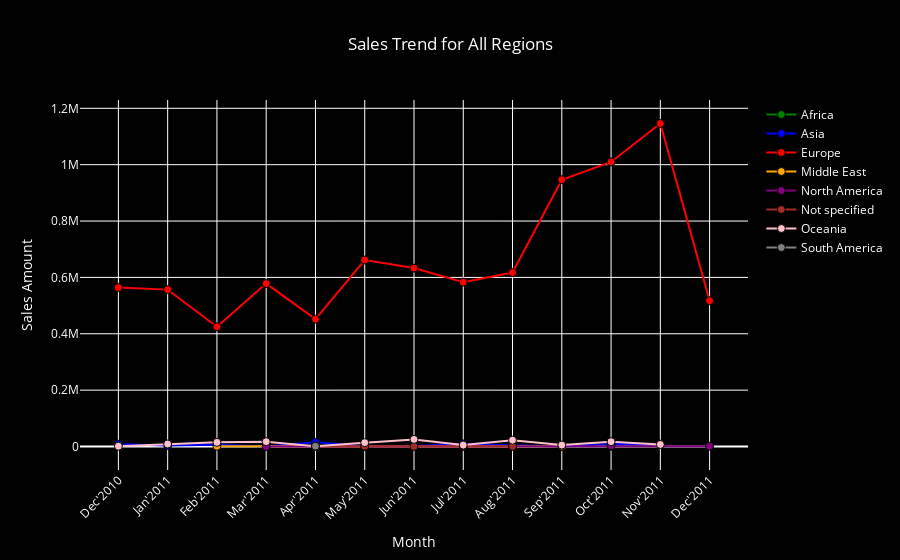

The notebook cell saved with this chart:
### Markdown cell above
#### Movement of Sales Amount by All regions over time

### Code cell
# Extract month and year from 'InvoiceDate' and convert to string for plotting
df2['YearMonth'] = df2['InvoiceDate'].dt.strftime('%b\'%Y')  # Format like Jan'2011

# Group by 'Region' and 'YearMonth', summing 'Sales_amount'
region_monthly_sales = df2.groupby(['Region', 'YearMonth'])['Sales_amount'].sum().reset_index()

# Get unique regions
regions = region_monthly_sales['Region'].unique()

# Extract only 'YearMonth' values to ensure proper ordering
year_months = region_monthly_sales['YearMonth'].unique()

# Sort 'YearMonth' values chronologically (Dec'2010, Jan'2011, Feb'2011, etc.)
sorted_months = sorted(year_months, key=lambda x: pd.to_datetime(x, format='%b\'%Y'))

# Create a mapping dictionary to ensure proper order in Plotly
month_order = {month: idx for idx, month in enumerate(sorted_months)}

# Assign a numerical index to each 'YearMonth' based on the sorted order
region_monthly_sales['MonthIndex'] = region_monthly_sales['YearMonth'].map(month_order)

# Sort data by 'MonthIndex' to ensure it's plotted in ascending order
region_monthly_sales = region_monthly_sales.sort_values(by='MonthIndex')

# Plot using Plotly
fig = go.Figure()

# Colors for different regions
colors = ['green', 'blue', 'red', 'orange', 'purple', 'brown', 'pink', 'gray']

for idx, region in enumerate(regions):
    # Filter data for the current region
    data = region_monthly_sales[region_monthly_sales['Region'] == region]
    
    # Plot each region with a different color
    fig.add_trace(go.Scatter(x=data['YearMonth'], y=data['Sales_amount'],
                             mode='lines+markers',
                             name=region,
                             line=dict(color=colors[idx % len(colors)], width=2),  # Line color
                             marker=dict(color=colors[idx % len(colors)], size=8, line=dict(color='black', width=1)),  # Marker color with black borders
                             ))

# Customize layout
fig.update_layout(title='Sales Trend for All Regions',
                  title_font_color='white',  # Title font color
                  title_x=0.5,  # Title center alignment
                  xaxis_title='Month',
                  yaxis_title='Sales Amount',
                  xaxis=dict(tickangle=-45, categoryorder='array', categoryarray=sorted_months),  # Ensure x-axis is in correct order
                  plot_bgcolor='black',  # Black background
                  paper_bgcolor='black',  # Black background
                  font=dict(color='white'),  # White text color
                  legend=dict(font=dict(color='white')),  # White legend text color
                  )


plt.tight_layout()

fig.show()

### Figure 1 — Plotly figure (JSON) as saved in the notebook; plotly's stock layout.template omitted (floating-point values rounded to 4 significant figures)
{"data": [{"line": {"color": "green", "width": 2}, "marker": {"color": "green", "line": {"color": "black", "width": 1}, "size": 8}, "mode": "lines+markers", "name": "Africa", "type": "scatter", "x": ["Oct'2011"], "y": [1002.0]}, {"line": {"color": "blue", "width": 2}, "marker": {"color": "blue", "line": {"color": "black", "width": 1}, "size": 8}, "mode": "lines+markers", "name": "Asia", "type": "scatter", "x": ["Dec'2010", "Jan'2011", "Feb'2011", "Mar'2011", "Apr'2011", "May'2011", "Jun'2011", "Jul'2011", "Aug'2011", "Sep'2011", "Oct'2011", "Nov'2011"], "y": [7705.0, 3747.0, 6560.0, 48.9, 14760.0, 1351.0, 1607.0, 9234.0, 4874.0, 112.1, 9153.0, 8460.0]}, {"line": {"color": "red", "width": 2}, "marker": {"color": "red", "line": {"color": "black", "width": 1}, "size": 8}, "mode": "lines+markers", "name": "Europe", "type": "scatter", "x": ["Dec'2010", "Jan'2011", "Feb'2011", "Mar'2011", "Apr'2011", "May'2011", "Jun'2011", "Jul'2011", "Aug'2011", "Sep'2011", "Oct'2011", "Nov'2011", "Dec'2011"], "y": [564000.0, 556700.0, 424800.0, 578100.0, 451800.0, 661700.0, 633100.0, 583300.0, 617400.0, 946600.0, 1010000.0, 1146000.0, 517300.0]}, {"line": {"color": "orange", "width": 2}, "marker": {"color": "orange", "line": {"color": "black", "width": 1}, "size": 8}, "mode": "lines+markers", "name": "Middle East", "type": "scatter", "x": ["Feb'2011", "May'2011", "Sep'2011"], "y": [1035.0, 548.4, 1013.0]}, {"line": {"color": "purple", "width": 2}, "marker": {"color": "purple", "line": {"color": "black", "width": 1}, "size": 8}, "mode": "lines+markers", "name": "North America", "type": "scatter", "x": ["Mar'2011", "Apr'2011", "May'2011", "Jun'2011", "Jul'2011", "Aug'2011", "Oct'2011", "Dec'2011"], "y": [140.5, 383.9, 534.2, 1171.0, 1769.0, 51.56, 2311.0, 885.2]}, {"line": {"color": "brown", "width": 2}, "marker": {"color": "brown", "line": {"color": "black", "width": 1}, "size": 8}, "mode": "lines+markers", "name": "Not specified", "type": "scatter", "x": ["Apr'2011", "May'2011", "Jun'2011", "Jul'2011", "Aug'2011"], "y": [299.1, 852.7, 185.8, 798.5, 531.0]}, {"line": {"color": "pink", "width": 2}, "marker": {"color": "pink", "line": {"color": "black", "width": 1}, "size": 8}, "mode": "lines+markers", "name": "Oceania", "type": "scatter", "x": ["Dec'2010", "Jan'2011", "Feb'2011", "Mar'2011", "Apr'2011", "May'2011", "Jun'2011", "Jul'2011", "Aug'2011", "Sep'2011", "Oct'2011", "Nov'2011"], "y": [1033.0, 9018.0, 14700.0, 17220.0, 771.6, 13640.0, 25190.0, 4964.0, 22490.0, 5107.0, 17150.0, 7243.0]}, {"line": {"color": "gray", "width": 2}, "marker": {"color": "gray", "line": {"color": "black", "width": 1}, "size": 8}, "mode": "lines+markers", "name": "South America", "type": "scatter", "x": ["Apr'2011"], "y": [1144.0]}], "layout": {"font": {"color": "white"}, "legend": {"font": {"color": "white"}}, "paper_bgcolor": "black", "plot_bgcolor": "black", "title": {"font": {"color": "white"}, "text": "Sales Trend for All Regions", "x": 0.5}, "xaxis": {"categoryarray": ["Dec'2010", "Jan'2011", "Feb'2011", "Mar'2011", "Apr'2011", "May'2011", "Jun'2011", "Jul'2011", "Aug'2011", "Sep'2011", "Oct'2011", "Nov'2011", "Dec'2011"], "categoryorder": "array", "tickangle": -45, "title": {"text": "Month"}}, "yaxis": {"title": {"text": "Sales Amount"}}}}
